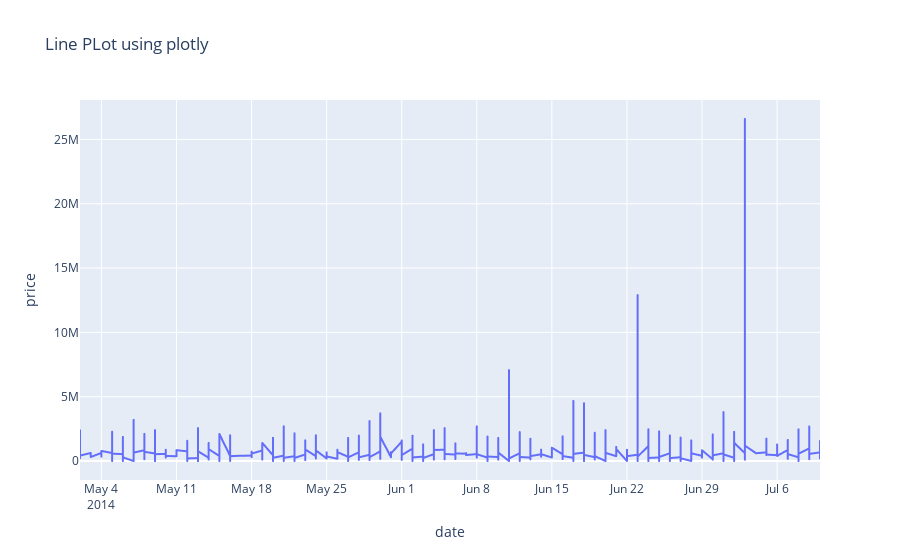

The notebook cell saved with this chart:
### Code cell
fig = px.line(df, x = df.index, y = 'price', title = 'Line PLot using plotly')
fig.show()

### Figure 1 — Plotly figure (JSON) as saved in the notebook; plotly's stock layout.template omitted (floating-point values rounded to 4 significant figures; data arrays with more than 128 entries replaced by an {"elided": "..."} marker saying what was removed)
{"data": [{"hovertemplate": "date=%{x}<br>price=%{y}<extra></extra>", "legendgroup": "", "line": {"color": "#636efa", "dash": "solid"}, "marker": {"symbol": "circle"}, "mode": "lines", "name": "", "showlegend": false, "type": "scattergl", "x": {"elided": "4600 str values"}, "xaxis": "x", "y": {"elided": "4600 float values"}, "yaxis": "y"}], "layout": {"autosize": true, "legend": {"tracegroupgap": 0}, "title": {"text": "Line PLot using plotly"}, "xaxis": {"anchor": "y", "autorange": true, "domain": [0, 1], "range": ["2014-05-02", "2014-07-10"], "title": {"text": "date"}, "type": "date"}, "yaxis": {"anchor": "x", "autorange": true, "domain": [0, 1], "range": [-1477000.0, 28070000.0], "title": {"text": "price"}, "type": "linear"}}}
